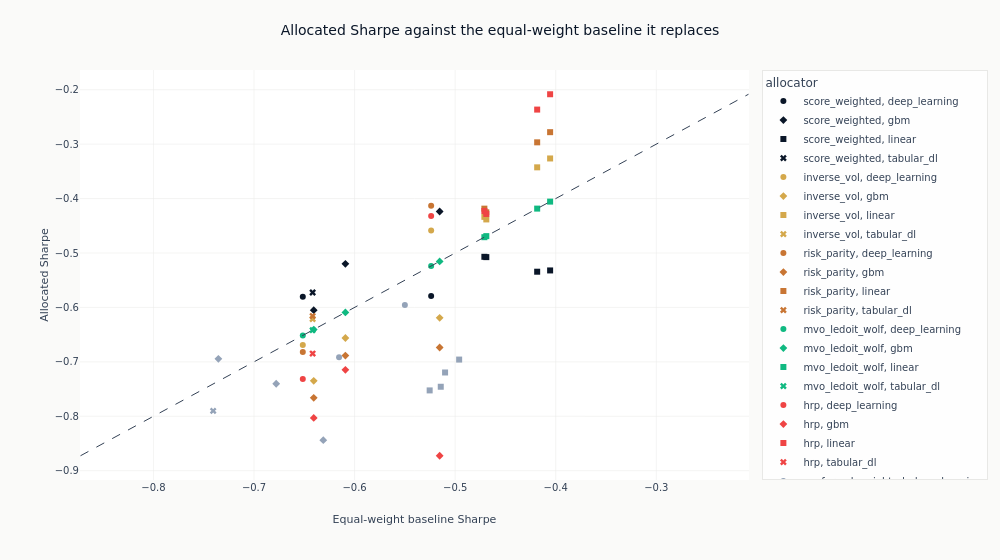

Notebook code cell kept with this figure:
### Code cell
pairing = px.scatter(
    allocation_sharpe,
    x="baseline_sharpe",
    y="allocation_sharpe",
    color="allocation_method",
    symbol="family",
    hover_data=["baseline_hash", "backtest_hash"],
)
_axis_lo = min(
    allocation_sharpe.get_column("baseline_sharpe").min(),
    allocation_sharpe.get_column("allocation_sharpe").min(),
)
_axis_hi = max(
    allocation_sharpe.get_column("baseline_sharpe").max(),
    allocation_sharpe.get_column("allocation_sharpe").max(),
)
pairing.add_shape(
    type="line",
    x0=_axis_lo,
    y0=_axis_lo,
    x1=_axis_hi,
    y1=_axis_hi,
    line=dict(color=COLORS["neutral"], width=1, dash="dash"),
)
pairing.update_layout(
    title="Allocated Sharpe against the equal-weight baseline it replaces",
    height=560,
    width=1000,
    margin=dict(t=70),
    legend_title_text="allocator",
)
pairing.update_xaxes(title_text="Equal-weight baseline Sharpe")
pairing.update_yaxes(title_text="Allocated Sharpe")
show_plotly_with_alt(
    pairing,
    "Scatter plot of each allocation backtest's validation Sharpe against the equal-weight "
    "baseline it was built from, coloured by allocator, with the diagonal marking no change.",
)

### Figure 1 — Plotly figure (JSON) as saved in the notebook; plotly's stock layout.template omitted (floating-point values rounded to 4 significant figures)
{"data": [{"customdata": [["12832c43f9b0", "1c563d109e0c"], ["782aebd61817", "89323a67f8cd"]], "hovertemplate": "allocation_method=score_weighted<br>family=deep_learning<br>baseline_sharpe=%{x}<br>allocation_sharpe=%{y}<br>baseline_hash=%{customdata[0]}<br>backtest_hash=%{customdata[1]}<extra></extra>", "legendgroup": "score_weighted, deep_learning", "marker": {"color": "#0a1628", "symbol": "circle"}, "mode": "markers", "name": "score_weighted, deep_learning", "orientation": "v", "showlegend": true, "type": "scatter", "x": [-0.6515, -0.5239], "xaxis": "x", "y": [-0.5806, -0.5788], "yaxis": "y"}, {"customdata": [["18489323ff11", "3d99abc562fc"], ["8a8243e20bd8", "9b39912badb6"], ["c08bfe2c46d3", "2b81f8b1c15c"]], "hovertemplate": "allocation_method=score_weighted<br>family=gbm<br>baseline_sharpe=%{x}<br>allocation_sharpe=%{y}<br>baseline_hash=%{customdata[0]}<br>backtest_hash=%{customdata[1]}<extra></extra>", "legendgroup": "score_weighted, gbm", "marker": {"color": "#0a1628", "symbol": "diamond"}, "mode": "markers", "name": "score_weighted, gbm", "orientation": "v", "showlegend": true, "type": "scatter", "x": [-0.6092, -0.6406, -0.5154], "xaxis": "x", "y": [-0.5198, -0.6051, -0.4237], "yaxis": "y"}, {"customdata": [["32b04d2ac07e", "7ae096d71df4"], ["9bf37133e1f2", "da57f1cd6d78"], ["b5be6690fa80", "d21dd434760d"], ["c92ea6d1b357", "4ba84959b801"]], "hovertemplate": "allocation_method=score_weighted<br>family=linear<br>baseline_sharpe=%{x}<br>allocation_sharpe=%{y}<br>baseline_hash=%{customdata[0]}<br>backtest_hash=%{customdata[1]}<extra></extra>", "legendgroup": "score_weighted, linear", "marker": {"color": "#0a1628", "symbol": "square"}, "mode": "markers", "name": "score_weighted, linear", "orientation": "v", "showlegend": true, "type": "scatter", "x": [-0.4056, -0.471, -0.4185, -0.469], "xaxis": "x", "y": [-0.532, -0.507, -0.5344, -0.5076], "yaxis": "y"}, {"customdata": [["7514d1085d86", "c17a32854a59"]], "hovertemplate": "allocation_method=score_weighted<br>family=tabular_dl<br>baseline_sharpe=%{x}<br>allocation_sharpe=%{y}<br>baseline_hash=%{customdata[0]}<br>backtest_hash=%{customdata[1]}<extra></extra>", "legendgroup": "score_weighted, tabular_dl", "marker": {"color": "#0a1628", "symbol": "x"}, "mode": "markers", "name": "score_weighted, tabular_dl", "orientation": "v", "showlegend": true, "type": "scatter", "x": [-0.6417], "xaxis": "x", "y": [-0.5726], "yaxis": "y"}, {"customdata": [["12832c43f9b0", "7b088608fd1f"], ["782aebd61817", "ea0d57866da8"]], "hovertemplate": "allocation_method=inverse_vol<br>family=deep_learning<br>baseline_sharpe=%{x}<br>allocation_sharpe=%{y}<br>baseline_hash=%{customdata[0]}<br>backtest_hash=%{customdata[1]}<extra></extra>", "legendgroup": "inverse_vol, deep_learning", "marker": {"color": "#D4A84B", "symbol": "circle"}, "mode": "markers", "name": "inverse_vol, deep_learning", "orientation": "v", "showlegend": true, "type": "scatter", "x": [-0.6515, -0.5239], "xaxis": "x", "y": [-0.6691, -0.4588], "yaxis": "y"}, {"customdata": [["18489323ff11", "db33aac138d5"], ["8a8243e20bd8", "e5086dbf26e3"], ["c08bfe2c46d3", "a935b1019d1c"]], "hovertemplate": "allocation_method=inverse_vol<br>family=gbm<br>baseline_sharpe=%{x}<br>allocation_sharpe=%{y}<br>baseline_hash=%{customdata[0]}<br>backtest_hash=%{customdata[1]}<extra></extra>", "legendgroup": "inverse_vol, gbm", "marker": {"color": "#D4A84B", "symbol": "diamond"}, "mode": "markers", "name": "inverse_vol, gbm", "orientation": "v", "showlegend": true, "type": "scatter", "x": [-0.6092, -0.6406, -0.5154], "xaxis": "x", "y": [-0.6562, -0.7349, -0.6191], "yaxis": "y"}, {"customdata": [["32b04d2ac07e", "87ee84bd337b"], ["9bf37133e1f2", "efd69e574e9e"], ["b5be6690fa80", "3daac5413c85"], ["c92ea6d1b357", "26f8aa83942f"]], "hovertemplate": "allocation_method=inverse_vol<br>family=linear<br>baseline_sharpe=%{x}<br>allocation_sharpe=%{y}<br>baseline_hash=%{customdata[0]}<br>backtest_hash=%{customdata[1]}<extra></extra>", "legendgroup": "inverse_vol, linear", "marker": {"color": "#D4A84B", "symbol": "square"}, "mode": "markers", "name": "inverse_vol, linear", "orientation": "v", "showlegend": true, "type": "scatter", "x": [-0.4056, -0.471, -0.4185, -0.469], "xaxis": "x", "y": [-0.3263, -0.4336, -0.3426, -0.4383], "yaxis": "y"}, {"customdata": [["7514d1085d86", "d08091eb4e29"]], "hovertemplate": "allocation_method=inverse_vol<br>family=tabular_dl<br>baseline_sharpe=%{x}<br>allocation_sharpe=%{y}<br>baseline_hash=%{customdata[0]}<br>backtest_hash=%{customdata[1]}<extra></extra>", "legendgroup": "inverse_vol, tabular_dl", "marker": {"color": "#D4A84B", "symbol": "x"}, "mode": "markers", "name": "inverse_vol, tabular_dl", "orientation": "v", "showlegend": true, "type": "scatter", "x": [-0.6417], "xaxis": "x", "y": [-0.6213], "yaxis": "y"}, {"customdata": [["12832c43f9b0", "2ee7968dd3d0"], ["782aebd61817", "70162a02b5c8"]], "hovertemplate": "allocation_method=risk_parity<br>family=deep_learning<br>baseline_sharpe=%{x}<br>allocation_sharpe=%{y}<br>baseline_hash=%{customdata[0]}<br>backtest_hash=%{customdata[1]}<extra></extra>", "legendgroup": "risk_parity, deep_learning", "marker": {"color": "#C87533", "symbol": "circle"}, "mode": "markers", "name": "risk_parity, deep_learning", "orientation": "v", "showlegend": true, "type": "scatter", "x": [-0.6515, -0.5239], "xaxis": "x", "y": [-0.682, -0.4132], "yaxis": "y"}, {"customdata": [["18489323ff11", "1922b8bc1e87"], ["8a8243e20bd8", "5d8a7efb67f0"], ["c08bfe2c46d3", "fb7910bbc78e"]], "hovertemplate": "allocation_method=risk_parity<br>family=gbm<br>baseline_sharpe=%{x}<br>allocation_sharpe=%{y}<br>baseline_hash=%{customdata[0]}<br>backtest_hash=%{customdata[1]}<extra></extra>", "legendgroup": "risk_parity, gbm", "marker": {"color": "#C87533", "symbol": "diamond"}, "mode": "markers", "name": "risk_parity, gbm", "orientation": "v", "showlegend": true, "type": "scatter", "x": [-0.6092, -0.6406, -0.5154], "xaxis": "x", "y": [-0.6884, -0.7661, -0.6737], "yaxis": "y"}, {"customdata": [["32b04d2ac07e", "9b14f3a8a822"], ["9bf37133e1f2", "c317cc31dff6"], ["b5be6690fa80", "7ff6fc1651e6"], ["c92ea6d1b357", "6cc86286edbd"]], "hovertemplate": "allocation_method=risk_parity<br>family=linear<br>baseline_sharpe=%{x}<br>allocation_sharpe=%{y}<br>baseline_hash=%{customdata[0]}<br>backtest_hash=%{customdata[1]}<extra></extra>", "legendgroup": "risk_parity, linear", "marker": {"color": "#C87533", "symbol": "square"}, "mode": "markers", "name": "risk_parity, linear", "orientation": "v", "showlegend": true, "type": "scatter", "x": [-0.4056, -0.471, -0.4185, -0.469], "xaxis": "x", "y": [-0.278, -0.4185, -0.2967, -0.4252], "yaxis": "y"}, {"customdata": [["7514d1085d86", "6505d103f48b"]], "hovertemplate": "allocation_method=risk_parity<br>family=tabular_dl<br>baseline_sharpe=%{x}<br>allocation_sharpe=%{y}<br>baseline_hash=%{customdata[0]}<br>backtest_hash=%{customdata[1]}<extra></extra>", "legendgroup": "risk_parity, tabular_dl", "marker": {"color": "#C87533", "symbol": "x"}, "mode": "markers", "name": "risk_parity, tabular_dl", "orientation": "v", "showlegend": true, "type": "scatter", "x": [-0.6417], "xaxis": "x", "y": [-0.6158], "yaxis": "y"}, {"customdata": [["12832c43f9b0", "286f7338a22f"], ["782aebd61817", "d09bec6ea07d"]], "hovertemplate": "allocation_method=mvo_ledoit_wolf<br>family=deep_learning<br>baseline_sharpe=%{x}<br>allocation_sharpe=%{y}<br>baseline_hash=%{customdata[0]}<br>backtest_hash=%{customdata[1]}<extra></extra>", "legendgroup": "mvo_ledoit_wolf, deep_learning", "marker": {"color": "#10b981", "symbol": "circle"}, "mode": "markers", "name": "mvo_ledoit_wolf, deep_learning", "orientation": "v", "showlegend": true, "type": "scatter", "x": [-0.6515, -0.5239], "xaxis": "x", "y": [-0.6515, -0.5239], "yaxis": "y"}, {"customdata": [["18489323ff11", "d535a46aceb2"], ["8a8243e20bd8", "2f4b062e4fef"], ["c08bfe2c46d3", "041d149f873b"]], "hovertemplate": "allocation_method=mvo_ledoit_wolf<br>family=gbm<br>baseline_sharpe=%{x}<br>allocation_sharpe=%{y}<br>baseline_hash=%{customdata[0]}<br>backtest_hash=%{customdata[1]}<extra></extra>", "legendgroup": "mvo_ledoit_wolf, gbm", "marker": {"color": "#10b981", "symbol": "diamond"}, "mode": "markers", "name": "mvo_ledoit_wolf, gbm", "orientation": "v", "showlegend": true, "type": "scatter", "x": [-0.6092, -0.6406, -0.5154], "xaxis": "x", "y": [-0.6092, -0.6406, -0.5154], "yaxis": "y"}, {"customdata": [["32b04d2ac07e", "d948c6490eb4"], ["9bf37133e1f2", "e041894f6069"], ["b5be6690fa80", "ed8dfdf9ea98"], ["c92ea6d1b357", "6ef3f8969302"]], "hovertemplate": "allocation_method=mvo_ledoit_wolf<br>family=linear<br>baseline_sharpe=%{x}<br>allocation_sharpe=%{y}<br>baseline_hash=%{customdata[0]}<br>backtest_hash=%{customdata[1]}<extra></extra>", "legendgroup": "mvo_ledoit_wolf, linear", "marker": {"color": "#10b981", "symbol": "square"}, "mode": "markers", "name": "mvo_ledoit_wolf, linear", "orientation": "v", "showlegend": true, "type": "scatter", "x": [-0.4056, -0.471, -0.4185, -0.469], "xaxis": "x", "y": [-0.4056, -0.471, -0.4185, -0.469], "yaxis": "y"}, {"customdata": [["7514d1085d86", "32f89fbddd79"]], "hovertemplate": "allocation_method=mvo_ledoit_wolf<br>family=tabular_dl<br>baseline_sharpe=%{x}<br>allocation_sharpe=%{y}<br>baseline_hash=%{customdata[0]}<br>backtest_hash=%{customdata[1]}<extra></extra>", "legendgroup": "mvo_ledoit_wolf, tabular_dl", "marker": {"color": "#10b981", "symbol": "x"}, "mode": "markers", "name": "mvo_ledoit_wolf, tabular_dl", "orientation": "v", "showlegend": true, "type": "scatter", "x": [-0.6417], "xaxis": "x", "y": [-0.6417], "yaxis": "y"}, {"customdata": [["12832c43f9b0", "4fae2609f48a"], ["782aebd61817", "71ce3e8145fc"]], "hovertemplate": "allocation_method=hrp<br>family=deep_learning<br>baseline_sharpe=%{x}<br>allocation_sharpe=%{y}<br>baseline_hash=%{customdata[0]}<br>backtest_hash=%{customdata[1]}<extra></extra>", "legendgroup": "hrp, deep_learning", "marker": {"color": "#ef4444", "symbol": "circle"}, "mode": "markers", "name": "hrp, deep_learning", "orientation": "v", "showlegend": true, "type": "scatter", "x": [-0.6515, -0.5239], "xaxis": "x", "y": [-0.7314, -0.4322], "yaxis": "y"}, {"customdata": [["18489323ff11", "632b9f8324bc"], ["8a8243e20bd8", "8fcc9369e2b0"], ["c08bfe2c46d3", "8a5e9bda396b"]], "hovertemplate": "allocation_method=hrp<br>family=gbm<br>baseline_sharpe=%{x}<br>allocation_sharpe=%{y}<br>baseline_hash=%{customdata[0]}<br>backtest_hash=%{customdata[1]}<extra></extra>", "legendgroup": "hrp, gbm", "marker": {"color": "#ef4444", "symbol": "diamond"}, "mode": "markers", "name": "hrp, gbm", "orientation": "v", "showlegend": true, "type": "scatter", "x": [-0.6092, -0.6406, -0.5154], "xaxis": "x", "y": [-0.7146, -0.803, -0.8725], "yaxis": "y"}, {"customdata": [["32b04d2ac07e", "de9af2fca1cd"], ["9bf37133e1f2", "416551ddf179"], ["b5be6690fa80", "9ba17eebaef8"], ["c92ea6d1b357", "40cc914b2f36"]], "hovertemplate": "allocation_method=hrp<br>family=linear<br>baseline_sharpe=%{x}<br>allocation_sharpe=%{y}<br>baseline_hash=%{customdata[0]}<br>backtest_hash=%{customdata[1]}<extra></extra>", "legendgroup": "hrp, linear", "marker": {"color": "#ef4444", "symbol": "square"}, "mode": "markers", "name": "hrp, linear", "orientation": "v", "showlegend": true, "type": "scatter", "x": [-0.4056, -0.471, -0.4185, -0.469], "xaxis": "x", "y": [-0.2083, -0.4228, -0.2365, -0.4283], "yaxis": "y"}, {"customdata": [["7514d1085d86", "788624a0f986"]], "hovertemplate": "allocation_method=hrp<br>family=tabular_dl<br>baseline_sharpe=%{x}<br>allocation_sharpe=%{y}<br>baseline_hash=%{customdata[0]}<br>backtest_hash=%{customdata[1]}<extra></extra>", "legendgroup": "hrp, tabular_dl", "marker": {"color": "#ef4444", "symbol": "x"}, "mode": "markers", "name": "hrp, tabular_dl", "orientation": "v", "showlegend": true, "type": "scatter", "x": [-0.6417], "xaxis": "x", "y": [-0.6847], "yaxis": "y"}, {"customdata": [["12832c43f9b0", "8cdb5239220b"], ["782aebd61817", "211f601979cb"]], "hovertemplate": "allocation_method=conformal_weighted<br>family=deep_learning<br>baseline_sharpe=%{x}<br>allocation_sharpe=%{y}<br>baseline_hash=%{customdata[0]}<br>backtest_hash=%{customdata[1]}<extra></extra>", "legendgroup": "conformal_weighted, deep_learning", "marker": {"color": "#94a3b8", "symbol": "circle"}, "mode": "markers", "name": "conformal_weighted, deep_learning", "orientation": "v", "showlegend": true, "type": "scatter", "x": [-0.6154, -0.55], "xaxis": "x", "y": [-0.6916, -0.5954], "yaxis": "y"}, {"customdata": [["18489323ff11", "0c743315a413"], ["8a8243e20bd8", "954b331ca229"], ["c08bfe2c46d3", "6cf139ab5b70"]], "hovertemplate": "allocation_method=conformal_weighted<br>family=gbm<br>baseline_sharpe=%{x}<br>allocation_sharpe=%{y}<br>baseline_hash=%{customdata[0]}<br>backtest_hash=%{customdata[1]}<extra></extra>", "legendgroup": "conformal_weighted, gbm", "marker": {"color": "#94a3b8", "symbol": "diamond"}, "mode": "markers", "name": "conformal_weighted, gbm", "orientation": "v", "showlegend": true, "type": "scatter", "x": [-0.678, -0.7354, -0.6311], "xaxis": "x", "y": [-0.7402, -0.6944, -0.8439], "yaxis": "y"}, {"customdata": [["32b04d2ac07e", "bc2d552c3bb8"], ["9bf37133e1f2", "17b6c05975cd"], ["b5be6690fa80", "6e3f16e3178f"], ["c92ea6d1b357", "db3adbf6d5ac"]], "hovertemplate": "allocation_method=conformal_weighted<br>family=linear<br>baseline_sharpe=%{x}<br>allocation_sharpe=%{y}<br>baseline_hash=%{customdata[0]}<br>backtest_hash=%{customdata[1]}<extra></extra>", "legendgroup": "conformal_weighted, linear", "marker": {"color": "#94a3b8", "symbol": "square"}, "mode": "markers", "name": "conformal_weighted, linear", "orientation": "v", "showlegend": true, "type": "scatter", "x": [-0.496, -0.5254, -0.51, -0.5143], "xaxis": "x", "y": [-0.6958, -0.7525, -0.7196, -0.7457], "yaxis": "y"}, {"customdata": [["7514d1085d86", "47dffa7a8e28"]], "hovertemplate": "allocation_method=conformal_weighted<br>family=tabular_dl<br>baseline_sharpe=%{x}<br>allocation_sharpe=%{y}<br>baseline_hash=%{customdata[0]}<br>backtest_hash=%{customdata[1]}<extra></extra>", "legendgroup": "conformal_weighted, tabular_dl", "marker": {"color": "#94a3b8", "symbol": "x"}, "mode": "markers", "name": "conformal_weighted, tabular_dl", "orientation": "v", "showlegend": true, "type": "scatter", "x": [-0.7406], "xaxis": "x", "y": [-0.79], "yaxis": "y"}], "layout": {"height": 560, "legend": {"title": {"text": "allocator"}, "tracegroupgap": 0}, "margin": {"t": 70}, "shapes": [{"line": {"color": "#334155", "dash": "dash", "width": 1}, "type": "line", "x0": -0.8725, "x1": -0.2083, "y0": -0.8725, "y1": -0.2083}], "title": {"text": "Allocated Sharpe against the equal-weight baseline it replaces"}, "width": 1000, "xaxis": {"anchor": "y", "domain": [0.0, 1.0], "title": {"text": "Equal-weight baseline Sharpe"}}, "yaxis": {"anchor": "x", "domain": [0.0, 1.0], "title": {"text": "Allocated Sharpe"}}}}
